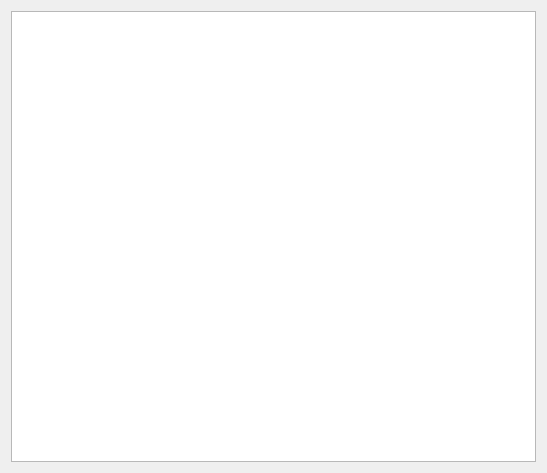
<?xml version="1.0" encoding="UTF-8"?>
<ui version="4.0">
 <class>LicenseDialog</class>
 <widget class="QDialog" name="LicenseDialog">
  <property name="geometry">
   <rect>
    <x>0</x>
    <y>0</y>
    <width>547</width>
    <height>473</height>
   </rect>
  </property>
  <property name="windowTitle">
   <string>Dialog</string>
  </property>
  <layout class="QVBoxLayout" name="verticalLayout_2">
   <item>
    <widget class="QTextBrowser" name="textBrowser">
     <property name="sizePolicy">
      <sizepolicy hsizetype="Preferred" vsizetype="Expanding">
       <horstretch>0</horstretch>
       <verstretch>0</verstretch>
      </sizepolicy>
     </property>
    </widget>
   </item>
  </layout>
 </widget>
 <resources/>
 <connections/>
</ui>
